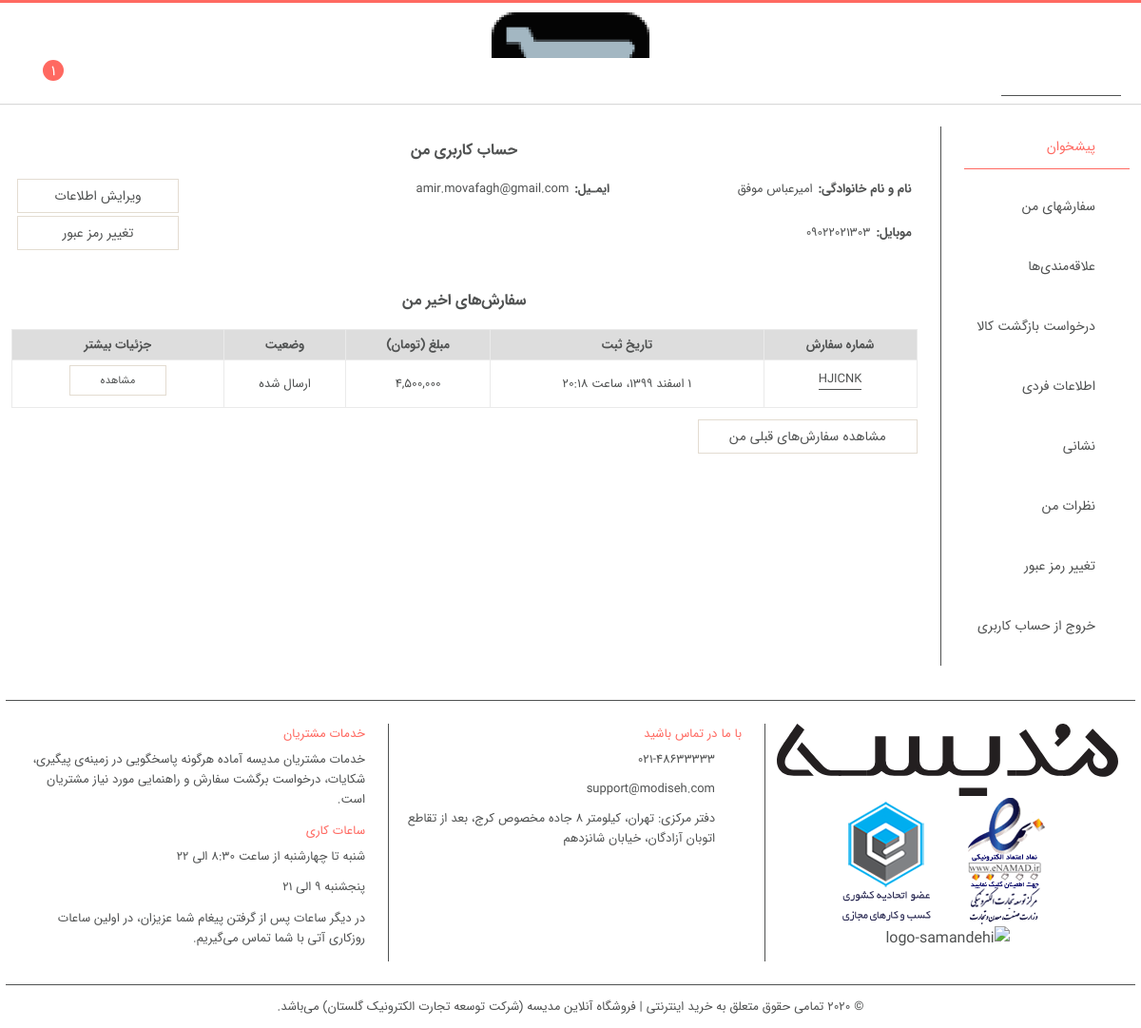
The page /user/ (signed in) on the database its author committed.
### user/models.py (models this page shows, shortened)
class UserProfile(models.Model):
    user = models.OneToOneField(User, on_delete=models.CASCADE, verbose_name='کاربر')
    phone = models.CharField(blank=True, max_length=20, verbose_name='شماره تماس')
    address = models.CharField(blank=True, max_length=300, verbose_name='آدرس')
    city = models.CharField(blank=True, max_length=30, verbose_name='شهر')
    state = models.CharField(blank=True, max_length=30, verbose_name='استان')
    postal_code = models.IntegerField(blank=True, verbose_name='کدپستی', default=0)
    image = models.ImageField(blank=True, upload_to='images/users/', verbose_name='تصویر')
    def user_name(self):
        return self.user.first_name + ' ' + self.user.last_name + ' [' + self.user.username + '] '
    user_name.short_description = 'نام کاربری'
    def image_tag(self):
        if self.image and hasattr(self.image, 'url'):
            return mark_safe('<img src="{}" height="40"/>'.format(self.image.url))
        else:
            return mark_safe('<img src="/static/images/user.png" height="40"/>')
    image_tag.short_description = 'تصویر پروفایل'
    image_tag.allow_tags = True
    class Meta:
        verbose_name = 'پروفایل'
        verbose_name_plural = 'پروفایل ها'

### order/models.py (models this page shows, shortened)
class Order(models.Model):
    STATUS = (
        ('New', 'درحال بررسی'),
        ('Accepted', 'تایید شده'),
        ('Preparing', 'درحال آماده سازی'),
        ('OnShipping', 'ارسال شده'),
        ('Completed', 'تکمیل شده'),
        ('Canceled', 'لغو شده'),
        ('Referred', 'مرجوع شده'),
    )
    user = models.ForeignKey(User, on_delete=models.SET_NULL, null=True, verbose_name='کاربر')
    code = models.CharField(max_length=6, editable=False, verbose_name='شماره سفارش')
    first_name = models.CharField(max_length=50, verbose_name='نام')
    last_name = models.CharField(max_length=50, verbose_name='نام خانوادگی')
    phone = models.CharField(blank=True, max_length=20, verbose_name='شماره تماس')
    address = models.CharField(blank=True, max_length=300, verbose_name='آدرس')
    state = models.CharField(blank=True, max_length=30, verbose_name='استان')
    city = models.CharField(blank=True, max_length=30, verbose_name='شهر')
    total = models.IntegerField(verbose_name='مجموع')
    status = models.CharField(max_length=20, choices=STATUS, default='New', verbose_name='وضعیت سفارش')
    postalcode = models.CharField(blank=True, max_length=20, verbose_name='کدپستی')
    ip = models.CharField(blank=True, max_length=20)
    admin_note = models.CharField(blank=True, max_length=100, verbose_name='یادداشت')
    create_at = models.DateTimeField(auto_now_add=True, verbose_name='ایجاد')
    update_at = models.DateTimeField(auto_now=True, verbose_name='بروزرسانی')
    def status_persian(self):
        if self.status == 'New':
            return 'درحال بررسی'
        elif self.status == 'Accepted':
            return 'تایید شده'
        elif self.status == 'Preparing':
            return 'درحال آماده سازی'
        elif self.status == 'OnShipping':
            return 'ارسال شده'
        elif self.status == 'Completed':
            return 'تکمیل شده'
        elif self.status == 'Canceled':
            return 'لغو شده'
        else:
            return 'مرجوع شده'
    def j_date(self):
        return jalali_converter(self.create_at)
    j_date.short_description = 'تاریخ'
    class Meta:
        verbose_name = 'سفارش'
        verbose_name_plural = 'سفارش ها'
        ordering = ['status', '-create_at']

### user/views.py (the view)
# urls.py: path('', views.index),
@login_required  # check login
def index(request):
    current_user = request.user
    profile = UserProfile.objects.get(user_id=current_user.id)
    last_order = Order.objects.filter(user_id=current_user.id).last()
    context = {'profile': profile, 'lastOrder': last_order}
    return render(request, "user_profile.html", context)

### user/templates/user_profile.html (shortened to what this page needs)
{% extends "base.html" %}
{% load humanize %}
{% block header %} {% include "header.html" %} {% endblock %}
{% block body %}
    <main class="main">
        {% if user.id is not None %}
            <div class="container">
                <div id="profile" class="grid">
                    <nav>
                        <ul class="link">
                            <li class="active">
                                <a href="/user" rel="nofollow" class="goto-myaccount">
                                    <i class="icon-gauge"></i>
                                    پیشخوان
                                </a>
                            </li>
                            <li class="">
                                <a href="/user/orders" rel="nofollow"
                                   class="goto-orders">
                                    <i class="icon-shopping_cart_full"></i>
                                    سفارشهای من
                                </a>
                            </li>
                            <li class="">
                                <a href="/user/wishlist" rel="nofollow" class="goto-wishlist">
                                    <i class="icon-heart"></i>
                                    علاقه‌مندی‌ها
                                </a>
                            </li>
                            <li class="">
                                <a href="/user/reference" rel="nofollow" class="goto-returnrequest">
                                    <i class="icon-box_into"></i>
                                    درخواست بازگشت کالا
                                </a>
                            </li>
                            <li class="">
                                <a href="/user/edit?returnUrl=%2fprofile%2fedit" rel="nofollow"
                                   class="goto-editprofile">
                                    <i class="icon-information"></i>
                                    اطلاعات فردی
                                </a>
                            </li>
                            <li class="">
                                <a href="/user/address" rel="nofollow"
                                   class="goto-editprofile">
                                    <i class="icon-map_location2"></i>
                                    نشانی
                                </a>
                            </li>
                            <li class="">
                                <a href="/user/comments" rel="nofollow"
                                   class="goto-comments">
                                    <i class="icon-pencil"></i>
                                    نظرات من
                                </a>
                            </li>
                            <li class="">
                                <a href="/user/changepassword" rel="nofollow"
                                   class="goto-change-password">
                                    <i class="icon-window_key"></i>
                                    تغییر رمز عبور
                                </a>
                            </li>
                            <li class="">
                                <a href="/logout" rel="nofollow">
                                    <i class="icon-door_exit"></i>
                                    خروج از حساب کاربری
                                </a>
                            </li>
                        </ul>
                    </nav>
                    <div class="content">
                        <section id="myAccountPage">
                            <div class="row">
                                <h5>حساب کاربری من</h5>
                                <div class="grid">
                                    <div class="column">
                                        <p><b>نام‌ و‌ نام
                                            خانوادگی:</b>{{ profile.user.first_name }} {{ profile.user.last_name }}</p>
                                        <p><b>موبايل:</b>{{ profile.phone }}</p>
                                    </div>
                                    <div class="column">
                                        <p><b>ایمـیل:</b>{{ profile.user.email }}</p>
                                    </div>
                                    <div class="column directbtn">
                                        <a href="edit" rel="nofollow" class="btn small">ویرایش اطلاعات</a>
                                        <a href="/user/changepassword" rel="nofollow"
                                           class="btn small">تغییر رمز عبور</a>
                                    </div>
                                </div>
                            </div>
                            <div class="row">
                                <h5>سفارش‌های اخیر من</h5>
                                <div class="hscroll">
                                    {% if lastOrder %}
                                        <table class="gvi gvi-orders">
                                            <thead>
                                            <tr>
                                                <th class="col-document-id">شماره سفارش</th>
                                                <th class="col-document-date">تاریخ ثبت</th>
                                                <th class="col-order-total">مبلغ (تومان)</th>
                                                <th class="col-status">وضعیت</th>
                                                <th>جزئیات بیشتر</th>
                                            </tr>
                                            </thead>
                                            <tbody data-bind="foreach: orders">
                                            <tr>
                                                <td class="col-document-id">
                                                    <p class="td-box">
                                                        <a href="/user/orderdetails/{{ lastOrder.id }}">{{ lastOrder.code }}</a>
                                                    </p>
                                                </td>
                                                <td class="col-document-date">{{ lastOrder.j_date }}</td>
                                                <td class="col-order-total">{{ lastOrder.total | intcomma:False }}</td>
                                                <td class="col-status deliveredtodistributer"
                                                >{{ lastOrder.status_persian }}
                                                </td>
                                                <td>
                                                    <a class="btn small"
                                                       href="/user/orderdetails/{{ lastOrder.id }}">مشاهده</a>
                                                </td>
                                            </tr>
                                            </tbody>
                                        </table>
                                    {% else %}
                                        <div class="msg-block">
                                            هیچ سفارشی پیدا نشد.
                                        </div>
                                    {% endif %}
                                </div>
                                <a href="/user/orders" rel="nofollow" class="btn small">مشاهده
                                    سفارش‌های قبلی من</a>
                            </div>
                        </section>
                    </div>
                </div>
            </div>
        {% endif %}
    </main>
{% endblock %}

### rows shown on the page
UserProfile: user.first_name "امیرعباس", user.last_name "موفق", phone "09022021303", user.email "amir.movafagh@gmail.com"
Order: code "HJICNK", j_date "1 اسفند 1399، ساعت 20:18", total "4,500,000", status_persian "ارسال شده"

### other values the page prints
{{ shopcart|length }} "1"
